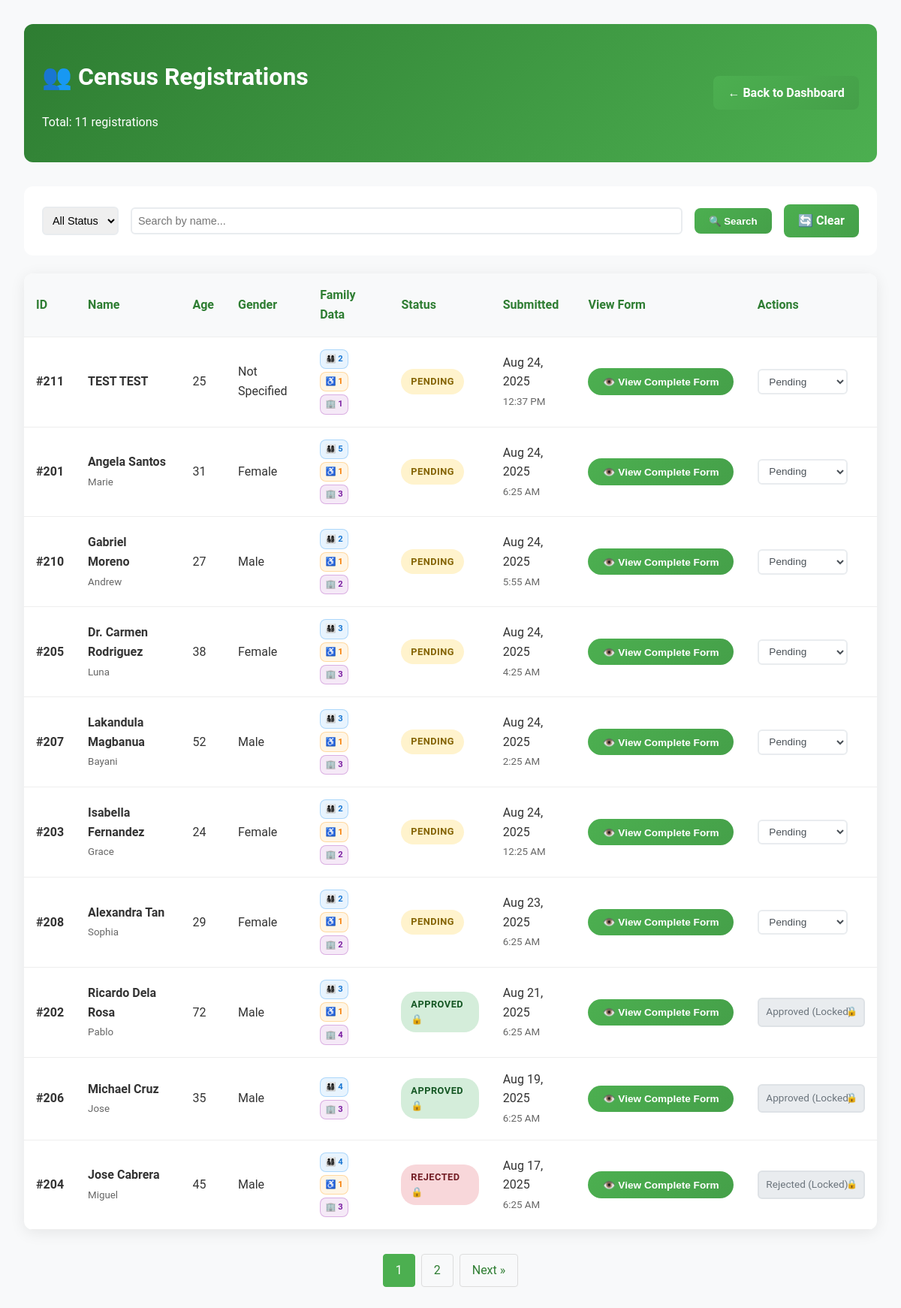
Page /admin/view-resident-registrations.php (signed in) on the committed database.
### tables this page shows
CREATE TABLE `resident_registrations` (
  `id` int(11) NOT NULL,
  `first_name` varchar(100) NOT NULL,
  `middle_name` varchar(100) DEFAULT NULL,
  `last_name` varchar(100) NOT NULL,
  `birth_date` date NOT NULL,
  `age` int(11) NOT NULL,
  `civil_status` varchar(50) NOT NULL,
  `gender` varchar(20) NOT NULL,
  `contact_number` varchar(20) DEFAULT NULL,
  `email` varchar(255) DEFAULT NULL,
  `house_number` varchar(20) DEFAULT NULL,
  `pangkabuhayan` varchar(100) DEFAULT NULL,
  `submitted_at` timestamp NOT NULL DEFAULT current_timestamp(),
  `status` enum('pending','approved','rejected') DEFAULT 'pending',
  `land_ownership` varchar(100) DEFAULT NULL,
  `land_ownership_other` varchar(255) DEFAULT NULL,
  `house_ownership` varchar(100) DEFAULT NULL,
  `house_ownership_other` varchar(255) DEFAULT NULL,
  `farmland` varchar(100) DEFAULT NULL,
  `cooking_energy` varchar(100) DEFAULT NULL,
  `cooking_energy_other` varchar(255) DEFAULT NULL,
  `toilet_type` varchar(100) DEFAULT NULL,
  `toilet_type_other` varchar(255) DEFAULT NULL,
  `electricity_source` varchar(100) DEFAULT NULL,
  `electricity_source_other` varchar(255) DEFAULT NULL,
  `water_source` varchar(100) DEFAULT NULL,
  `water_source_other` varchar(255) DEFAULT NULL,
  `waste_disposal` varchar(100) DEFAULT NULL,
  `waste_disposal_other` varchar(255) DEFAULT NULL,
  `appliances` text DEFAULT NULL,
  `transportation` text DEFAULT NULL,
  `transportation_other` varchar(255) DEFAULT NULL,
  `business` text DEFAULT NULL,
  `business_other` varchar(255) DEFAULT NULL,
  `contraceptive` text DEFAULT NULL,
  `interviewer` varchar(255) DEFAULT NULL,
  `interviewer_title` varchar(255) DEFAULT NULL
);

### admin/view-resident-registrations.php (the view, shortened to what this page needs)
<?php
include '../includes/db_connect.php';
$status_filter = $_GET['status'] ?? '';
$search = $_GET['search'] ?? '';
$page = max(1, (int)($_GET['page'] ?? 1));
$per_page = 10;
$offset = ($page - 1) * $per_page;
$where_conditions = [];
$params = [];
$where_clause = $where_conditions ? "WHERE " . implode(" AND ", $where_conditions) : "";
$count_sql = "SELECT COUNT(*) FROM resident_registrations $where_clause";
$count_stmt = $pdo->prepare($count_sql);
$count_stmt->execute($params);
$total_records = $count_stmt->fetchColumn();
$total_pages = ceil($total_records / $per_page);
$sql = "SELECT rr.*,
        (SELECT COUNT(*) FROM family_members fm WHERE fm.registration_id = rr.id) as family_count,
        (SELECT COUNT(*) FROM family_disabilities fd WHERE fd.registration_id = rr.id) as disability_count,
        (SELECT COUNT(*) FROM family_organizations fo WHERE fo.registration_id = rr.id) as organization_count
        FROM resident_registrations rr $where_clause ORDER BY submitted_at DESC LIMIT $per_page OFFSET $offset";
$stmt = $pdo->prepare($sql);
$stmt->execute($params);
$registrations = $stmt->fetchAll();
?>
<!DOCTYPE html>
<html lang="en">
<head>
    <link rel="stylesheet" href="../css/styles.css">
</head>
<body>
    <div class="admin-container">
        <div class="admin-header">
            <div>
                <h1>👥 Census Registrations</h1>
                <p>Total: <?php echo $total_records; ?> registrations</p>
            </div>
            <a href="dashboard.php" class="admin-btn">← Back to Dashboard</a>
        </div>
        <div class="admin-controls">
            <form method="GET" class="search-form">
                <select name="status" onchange="this.form.submit()">
                    <option value="">All Status</option>
                </select>
                <input type="text" name="search" value="<?php echo htmlspecialchars($search); ?>" placeholder="Search by name...">
                <button type="submit" class="admin-btn">🔍 Search</button>
                <a href="view-resident-registrations.php" class="admin-btn">🔄 Clear</a>
            </form>
        </div>
        <div class="admin-table">
            <table>
                <thead>
                    <tr>
                        <th>ID</th>
                        <th>Name</th>
                        <th>Age</th>
                        <th>Gender</th>
                        <th>Family Data</th>
                        <th>Status</th>
                        <th>Submitted</th>
                        <th>View Form</th>
                        <th>Actions</th>
                    </tr>
                </thead>
                <tbody>
                    <?php foreach ($registrations as $reg): ?>
                    <tr>
                        <td><strong>#<?php echo $reg['id']; ?></strong></td>
                        <td>
                            <strong><?php echo htmlspecialchars($reg['first_name'] . ' ' . $reg['last_name']); ?></strong>
                            <?php if ($reg['middle_name']): ?>
                                <br><small style="color: #666;"><?php echo htmlspecialchars($reg['middle_name']); ?></small>
                            <?php endif; ?>
                        </td>
                        <td><?php echo $reg['age']; ?></td>
                        <td><?php echo htmlspecialchars($reg['gender']); ?></td>
                        <td>
                            <div class="family-data-summary">
                                <?php if ($reg['family_count'] > 0): ?>
                                    <span class="data-badge family-badge" title="<?php echo $reg['family_count']; ?> family member(s)">👨‍👩‍👧‍👦 <?php echo $reg['family_count']; ?></span>
                                <?php endif; ?>
                                <?php if ($reg['disability_count'] > 0): ?>
                                    <span class="data-badge disability-badge" title="<?php echo $reg['disability_count']; ?> disability record(s)">♿ <?php echo $reg['disability_count']; ?></span>
                                <?php endif; ?>
                                <?php if ($reg['organization_count'] > 0): ?>
                                    <span class="data-badge organization-badge" title="<?php echo $reg['organization_count']; ?> organization membership(s)">🏢 <?php echo $reg['organization_count']; ?></span>
                                <?php endif; ?>
                            </div>
                        </td>
                        <td>
                            <span class="status-badge status-<?php echo $reg['status']; ?>">
                                <?php echo ucfirst($reg['status']); ?>
                                <?php if ($reg['status'] !== 'pending'): ?>
                                    🔒
                                <?php endif; ?>
                            </span>
                        </td>
                        <td>
                            <div><?php echo date('M j, Y', strtotime($reg['submitted_at'])); ?></div>
                            <small style="color: #666;"><?php echo date('g:i A', strtotime($reg['submitted_at'])); ?></small>
                        </td>
                        <td>
                            <button onclick="viewRegistrationDetails(<?php echo $reg['id']; ?>)" class="view-form-btn"
                                    title="View complete registration form including personal info, family members, disabilities, and organizations">
                                👁️ View Complete Form
                            </button>
                        </td>
                        <td>
                            <?php if ($reg['status'] === 'pending'): ?>
                            <form method="POST" style="margin: 0;">
                                <select name="status" class="action-select" onchange="this.form.submit()">
                                    <option value="pending" selected>Pending</option>
                                </select>
                            </form>
                            <?php else: ?>
                            <div class="action-select status-locked">
                                <?php echo ucfirst($reg['status']); ?> (Locked)
                            </div>
                            <?php endif; ?>
                        </td>
                    </tr>
                    <?php endforeach; ?>
                </tbody>
            </table>
        </div>
        <?php if ($total_pages > 1): ?>
        <div class="pagination">
            <?php for ($i = max(1, $page-2); $i <= min($total_pages, $page+2); $i++): ?>
                <?php if ($i == $page): ?>
                    <span class="current"><?php echo $i; ?></span>
                <?php else: ?>
                    <a href="?page=<?php echo $i; ?>&status=<?php echo $status_filter; ?>&search=<?php echo urlencode($search); ?>"><?php echo $i; ?></a>
                <?php endif; ?>
            <?php endfor; ?>
            <?php if ($page < $total_pages): ?>
                <a href="?page=<?php echo $page+1; ?>&status=<?php echo $status_filter; ?>&search=<?php echo urlencode($search); ?>">Next »</a>
            <?php endif; ?>
        </div>
        <?php endif; ?>
    </div>
</body>
</html>

### css/styles.css (style rules this page uses)
body { font-family: 'Roboto', sans-serif; margin: 0; padding: 0; background-color: #f4f7f9; color: #333; line-height: 1.6; }

### admin/view-resident-registrations.php (style rules this page uses)
.admin-container { max-width: 1400px; margin: 0 auto; padding: 2rem; background: #f8f9fa; min-height: 100vh; }
.admin-header { background: linear-gradient(135deg, #2e7d32 0%, #4caf50 100%); color: white; padding: 1.5rem; border-radius: 12px; margin-bottom: 2rem; display: flex; justify-content: space-between; align-items: center; }
.admin-controls { background: white; padding: 1.5rem; border-radius: 12px; margin-bottom: 1.5rem; display: flex; gap: 1rem; align-items: center; flex-wrap: wrap; }
.admin-table { background: white; border-radius: 12px; overflow: hidden; box-shadow: 0 4px 20px rgba(0, 0, 0, 0.08); }
.admin-table table { width: 100%; border-collapse: collapse; }
.admin-table th, .admin-table td { padding: 1rem; text-align: left; border-bottom: 1px solid #eee; }
.admin-table th { background: #f8f9fa; font-weight: 600; color: #2e7d32; }
.admin-table tbody tr { transition: all 0.3s ease; }
.view-form-btn { background: linear-gradient(135deg, #4CAF50, #45a049); color: white; border: none; padding: 0.6rem 1.2rem; border-radius: 20px; cursor: pointer; font-size: 0.85rem; font-weight: 600; transition: all 0.3s ease; display: inline-flex; align-items: center; gap: 0.5rem; text-decoration: none; white-space: nowrap; }
.status-badge { padding: 0.4rem 0.8rem; border-radius: 20px; font-size: 0.8rem; font-weight: 600; text-transform: uppercase; letter-spacing: 0.5px; display: inline-block; }
.status-pending { background: #fff3cd; color: #856404; }
.status-approved { background: #d4edda; color: #155724; }
.status-rejected { background: #f8d7da; color: #721c24; }
.action-select { padding: 0.4rem 0.6rem; border: 2px solid #e9ecef; border-radius: 6px; font-size: 0.85rem; background: white; color: #495057; cursor: pointer; transition: all 0.3s ease; min-width: 120px; }
.status-locked { background: #e9ecef; color: #6c757d; border: 2px solid #dee2e6; position: relative; }
.status-locked::after { content: '🔒'; position: absolute; right: 8px; top: 50%; transform: translateY(-50%); font-size: 12px; }
.pagination { display: flex; justify-content: center; gap: 0.5rem; margin-top: 2rem; }
.pagination a, .pagination span { padding: 0.5rem 1rem; border: 1px solid #ddd; border-radius: 4px; text-decoration: none; color: #2e7d32; }
.pagination .current { background: #4caf50; color: white; border-color: #4caf50; }
.admin-btn { display: inline-block; padding: 0.6rem 1.2rem; background: linear-gradient(135deg, #4CAF50, #45a049); color: white; text-decoration: none; border-radius: 8px; font-weight: 600; border: none; cursor: pointer; transition: all 0.3s ease; }
.search-form { display: flex; gap: 1rem; align-items: center; flex-wrap: wrap; width: 100%; }
.search-form select, .search-form input { padding: 0.5rem; border: 2px solid #e9ecef; border-radius: 6px; font-size: 0.9rem; }
.search-form input[type="text"] { flex: 1; min-width: 250px; }
.family-data-summary { display: flex; flex-wrap: wrap; gap: 0.25rem; align-items: center; }
.data-badge { display: inline-flex; align-items: center; gap: 0.25rem; padding: 0.2rem 0.4rem; border-radius: 8px; font-size: 0.7rem; font-weight: 600; white-space: nowrap; cursor: help; }
.family-badge { background: rgba(33, 150, 243, 0.1); color: #1976d2; border: 1px solid rgba(33, 150, 243, 0.3); }
.disability-badge { background: rgba(255, 152, 0, 0.1); color: #f57c00; border: 1px solid rgba(255, 152, 0, 0.3); }
.organization-badge { background: rgba(156, 39, 176, 0.1); color: #7b1fa2; border: 1px solid rgba(156, 39, 176, 0.3); }

### rows in the picture
resident_registrations: id "211", first_name+last_name "TEST TEST", age "25", gender "Not Specified", family_count "2", disability_count "1", organization_count "1", status "PENDING", submitted_at "Aug 24, 2025", submitted_at "12:37 PM"
resident_registrations: id "201", first_name+last_name "Angela Santos", middle_name "Marie", age "31", gender "Female", family_count "5", disability_count "1", organization_count "3", status "PENDING", submitted_at "Aug 24, 2025", submitted_at "6:25 AM"
resident_registrations: id "210", first_name+last_name "Gabriel Moreno", middle_name "Andrew", age "27", gender "Male", family_count "2", disability_count "1", organization_count "2", status "PENDING", submitted_at "Aug 24, 2025", submitted_at "5:55 AM"
resident_registrations: id "205", first_name+last_name "Dr. Carmen Rodriguez", middle_name "Luna", age "38", gender "Female", family_count "3", disability_count "1", organization_count "3", status "PENDING", submitted_at "Aug 24, 2025", submitted_at "4:25 AM"
resident_registrations: id "207", first_name+last_name "Lakandula Magbanua", middle_name "Bayani", age "52", gender "Male", family_count "3", disability_count "1", organization_count "3", status "PENDING", submitted_at "Aug 24, 2025", submitted_at "2:25 AM"
resident_registrations: id "203", first_name+last_name "Isabella Fernandez", middle_name "Grace", age "24", gender "Female", family_count "2", disability_count "1", organization_count "2", status "PENDING", submitted_at "Aug 24, 2025", submitted_at "12:25 AM"
resident_registrations: id "208", first_name+last_name "Alexandra Tan", middle_name "Sophia", age "29", gender "Female", family_count "2", disability_count "1", organization_count "2", status "PENDING", submitted_at "Aug 23, 2025", submitted_at "6:25 AM"
resident_registrations: id "202", first_name+last_name "Ricardo Dela Rosa", middle_name "Pablo", age "72", gender "Male", family_count "3", disability_count "1", organization_count "4", status "APPROVED", submitted_at "Aug 21, 2025", submitted_at "6:25 AM", status "Approved"
resident_registrations: id "206", first_name+last_name "Michael Cruz", middle_name "Jose", age "35", gender "Male", family_count "4", organization_count "3", status "APPROVED", submitted_at "Aug 19, 2025", submitted_at "6:25 AM", status "Approved"
resident_registrations: id "204", first_name+last_name "Jose Cabrera", middle_name "Miguel", age "45", gender "Male", family_count "4", disability_count "1", organization_count "3", status "REJECTED", submitted_at "Aug 17, 2025", submitted_at "6:25 AM", status "Rejected"

### other values in the picture
$total_records "11"
